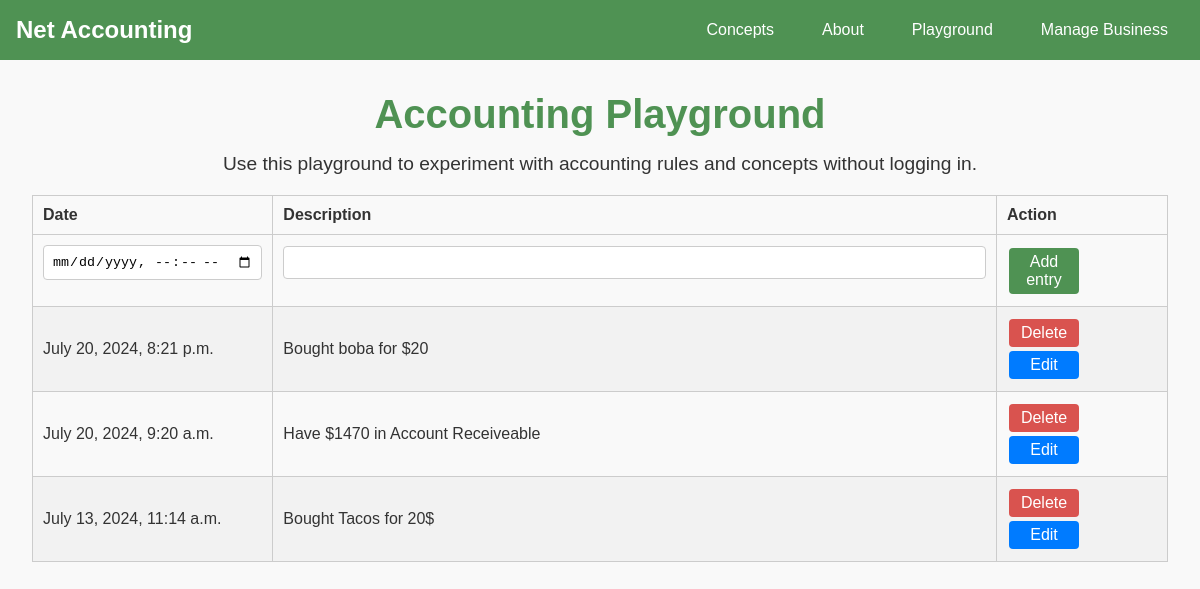
The app's page /accounting/playground/, older data.
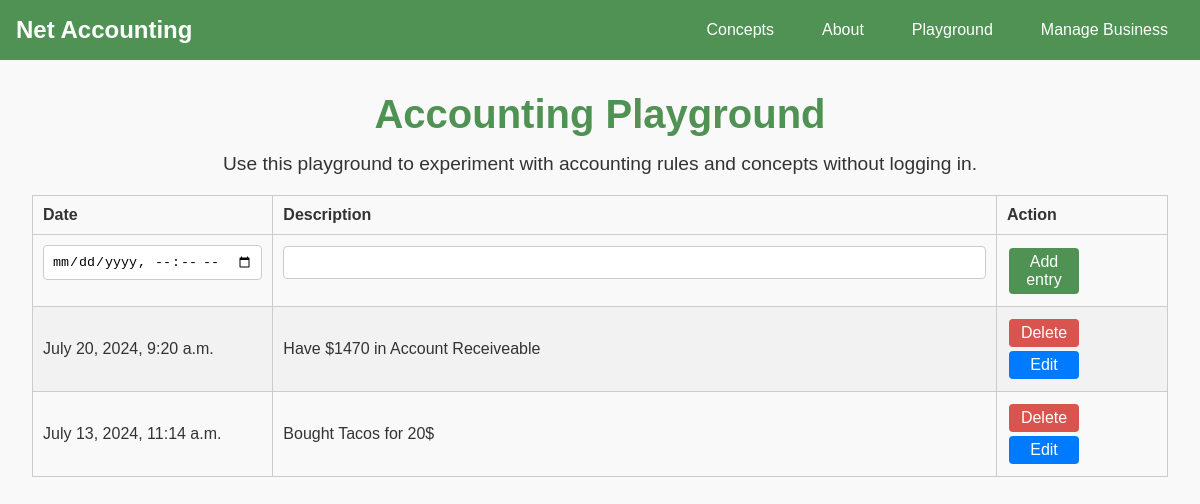
The same page, newer data.
### accounting/models.py (models this page shows, shortened)
class JournalEntry(models.Model):
    user = models.ForeignKey(User, on_delete=models.CASCADE, null=True)
    entry_date = models.DateTimeField()
    description = models.CharField(max_length=250)
    create_at = models.DateTimeField(auto_now_add=True)

### accounting/views.py (the view, shortened to what this page needs)
# urls.py: path('playground/', views.show_playground_page, name='playground'),
def show_playground_page(request):
    playground_id = 2
    curr_user = get_object_or_404(User, id=playground_id)
    form = JournalEntryForm()
    entries = None
    try:
        entries = get_data_utils.get_entries(playground_id)
    except JournalEntry.DoesNotExist:
        raise Http404("No entries")
    context = {
        "form": form,
        "entries": entries,
        "user": curr_user
    }
    return render(request, "accounting/playground.html", context)

### accounting/forms.py
class JournalEntryForm(forms.ModelForm):
    entry_date = forms.DateTimeField(widget=forms.DateTimeInput(attrs={'type': 'datetime-local'}))
    class Meta:
        model = JournalEntry
        fields = ["entry_date", "description"]

### accounting/utils/get_data_utils.py (called while the page is built)
def get_entries(business_id: int):
    entries = JournalEntry.objects.filter(user_id=business_id).order_by("-entry_date")
    return entries

### accounting/templates/accounting/playground.html (shortened to what this page needs)
{% extends 'accounting/index.html' %}
{% block content %}
<div class="content">
    <h1>Accounting Playground</h1>
    <p>Use this playground to experiment with accounting rules and concepts without logging in.</p>
    <div class="playground-entries">
        {% if entries %}
        <table class="entries-table">
            <thead>
                <tr>
                    <th>Date</th>
                    <th>Description</th>
                    <th>Action</th>
                </tr>
            </thead>
            <tbody>
                {% if not form.instance.id %}
                <tr>
                    <form method="post" action="{% url 'playground' %}">
                        {% for field in form %}
                        <td>{{ field }}</td>
                        {% endfor %}
                        <td>
                            <button class="add-entry-button" type="submit" name="add">Add entry</button>
                        </td>
                    </form>
                </tr>
                {% endif %}
                {% for entry in entries %}
                <tr>
                    {% if form.instance.id == entry.id %}
                    <form method="post" action="{% url 'playground' %}">
                        {% csrf_token %}
                        <input type="hidden" name="entry_id" value="{{ entry.id }}">
                            {% for field in form %}
                        <td>
                            {{ field }}
                        </td>
                            {% endfor %}
                        <td>
                            <button class="save-entry-button" type="submit" name="save">Save</button>
                        </td>
                    </form>
                    {% else %}
                    <td>{{ entry.entry_date }}</td>
                    <td>{{ entry.description }}</td>
                    <td>
                        <form method="post" action="{% url 'playground' %}" style="display:inline;">
                            <button class="delete-button" type="submit" name="delete">Delete</button>
                        </form>
                        <form method="post" action="{% url 'playground' %}" style="display:inline;">
                            <button class="edit-button" type="submit" name="edit">Edit</button>
                        </form>
                    </td>
                    {% endif %}
                </tr>
                {% endfor %}
            </tbody>
        </table>
        {% endif %}
    </div>
</div>
{% endblock content %}

Row changes from the older to the newer data that the page shows:
removed JournalEntry: entry_date "July 20, 2024, 8:21 p.m.", description "Bought boba for $20"
